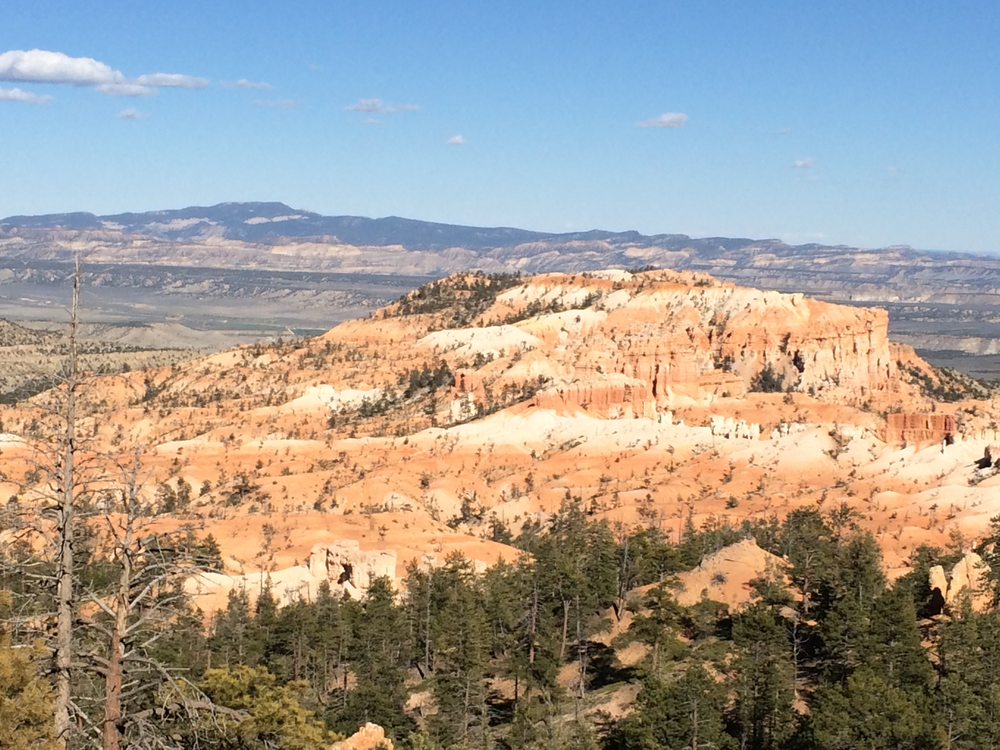
#> input picture bryce_left_02.png, 1000 x 750 px
$ python panorama.py
#> lines starting #> are read from the running program, lines starting #| are printed output that depends on the picture
### KeyPoints.py
import cv2
import numpy as np
class KeyPoints:
    def __init__(self):
        pass
    def stitch(self,images,loweratio=0.75,reprojThresh=4.0,showMatches=False):
        (imageB,imageA)=images
        (kpsA,featureA)=self.detect_KeyPoints(imageA)
        (kpsB,featureB)=self.detect_KeyPoints(imageB)
        M=self.matchPoints(kpsA,kpsB,featureA,featureB,loweratio,reprojThresh)
        if M is None:
            print("HAHAHAHAAHAHAHAHAAHAHAHAH")
            return None
        (matcher,H,status)=M
        result=cv2.warpPerspective(imageA,H,(imageA.shape[1]+imageB.shape[1],imageA.shape[0]))
        result[0:imageB.shape[0], 0:imageB.shape[1]] = imageB

        if showMatches:
            vis=self.draw_matches(imageA,imageB,kpsA,kpsB,matcher,status)
            return(result,vis)
        return result


    def detect_KeyPoints(self,image):
    #gray=cv2.cvtColor(image,cv2.COLOR_BGR2GRAY)
        #(imageA,imageB)=images
        descriptors=cv2.xfeatures2d.SIFT_create()
        (kps,features)=descriptors.detectAndCompute(image,None)
        kps=np.float32([kp.pt for kp in kps])
        return (kps,features)

    def matchPoints(self,kpsA,kpsB,featuresA,featuresB,loweratio,reprojthresh):
        #loweratio=0.75
        descriptor=cv2.DescriptorMatcher_create("BruteForce")
        raw_matches=descriptor.knnMatch(featuresA,featuresB,2)
        matcher=[]
        #print(raw_matches)
        for m in raw_matches:
            if len(m)==2 and m[0].distance< m[1].distance * loweratio:
                matcher.append((m[0].trainIdx,m[0].queryIdx))
        if len(matcher)>4:
            ptsA=np.float32([kpsA[i] for (_,i) in matcher])
            ptsB=np.float32([kpsB[i] for (i,_) in matcher])
            (H,status)=cv2.findHomography(ptsA,ptsB,cv2.RANSAC,reprojthresh)
            return (matcher,H,status)
        return None

    def draw_matches(self,imageA,imageB,kpsA,kpsB,matches,status):
        (hA,wA)=imageA.shape[:2]
        (hB,wB)=imageB.shape[:2]
        screen=np.zeros((max(hA,hB),wA+wB,3),dtype="uint8")
        screen[0:hA,0:wA]=imageA
        screen[0:hB,wA:]=imageB
        for ((trainIdx,queryIdx),s) in zip(matches,status):
            if s==1:
                ptA=(int(kpsA[queryIdx][0]),int(kpsA[queryIdx][1]))
                ptB=(int(kpsB[trainIdx][0])+wA,int(kpsB[trainIdx][1]))
                cv2.line(screen,ptA,ptB,(255,0,0),1)
        return screen

### panorama.py

import numpy as np
import imutils
import cv2

image1=cv2.imread("bryce_left_02.png")
#> image1 is the input picture: shape (750, 1000, 3); mean B, G, R 146.6, 155.2, 161.7
image2=cv2.imread("bryce_right_02.png")
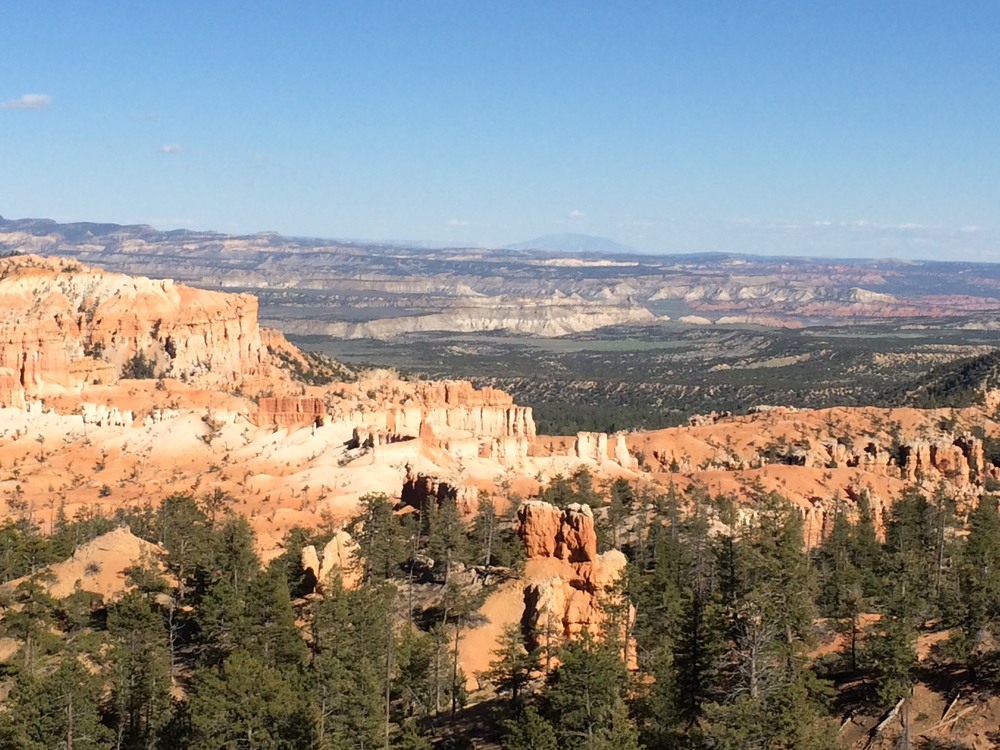
#> input picture bryce_right_02.png, 1000 x 750 px
#> image2 is the input picture: shape (750, 1000, 3); mean B, G, R 137.5, 141.8, 143.6
from KeyPoints import KeyPoints
import cv2
import imutils
import numpy as np

image1=cv2.imread("bryce_left_02.png")
image2=cv2.imread("bryce_right_02.png")
imageA=imutils.resize(image1,width=400)
imageB=imutils.resize(image2,width=400)
sticher=KeyPoints()
(res,vis)=sticher.stitch([imageA,imageB],showMatches=True)
#> in detect_KeyPoints, `(kps,features)=descriptors.detectAndCompute(image,None)`: kps = 1239 keypoints; strongest (x, y, size): (141, 177, 3), (163, 175, 1.8), (212, 238, 4.5), (127, 169, 2.5)
#> in detect_KeyPoints, `kps=np.float32([kp.pt for kp in kps])`: kps = 1239 pairs, first value 2.46 to 397.1, second value 86.03 to 296.5
#> in stitch, `(kpsA,featureA)=self.detect_KeyPoints(imageA)`: kpsA has the same summary as kps in detect_KeyPoints
#> in detect_KeyPoints (call 2), `(kps,features)=descriptors.detectAndCompute(image,None)`: kps = 1225 keypoints; strongest (x, y, size): (394, 185, 3.2), (379, 176, 2.5), (139, 228, 3.3), (319, 144, 3.4)
#> in stitch, `(kpsB,featureB)=self.detect_KeyPoints(imageB)`: kpsB = 1225 pairs, first value 2.41 to 397, second value 18.76 to 296.9
#> in matchPoints, `raw_matches=descriptor.knnMatch(featuresA,featuresB,2)`: raw_matches = 1239 matches
#> after the loop in matchPoints, `for m in raw_matches:`: matcher = 265 pairs, first value 110 to 1222, second value 5 to 654
#> in matchPoints, `ptsA=np.float32([kpsA[i] for (_,i) in matcher])`: ptsA = 265 pairs, first value 3.67 to 216.5, second value 89.13 to 295.8
#> in matchPoints, `ptsB=np.float32([kpsB[i] for (i,_) in matcher])`: ptsB = 265 pairs, first value 37.02 to 395.9, second value 94.98 to 296.3
#> in matchPoints, `(H,status)=cv2.findHomography(ptsA,ptsB,cv2.RANSAC,reprojthresh)`: H = [[0.841, -0.0146, 255.6], [-0.0479, 0.972, 8.83], [-0.000404, 4.07e-06, 1]]; status = 265 values, max 1 at index 0, min 0 at index 5, mean 0.981
#> in stitch, `result=cv2.warpPerspective(imageA,H,(imageA.shape[1]+imageB.shape[1],i..`:
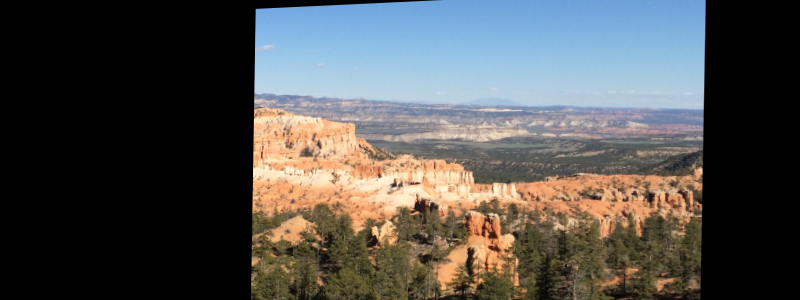
#> result: shape (300, 800, 3); mean B, G, R 78.9, 80.7, 81.3
#> in stitch, `result[0:imageB.shape[0], 0:imageB.shape[1]] = imageB`:
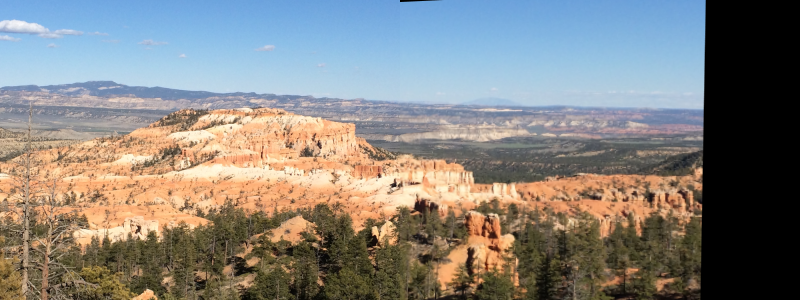
#> result: shape (300, 800, 3); mean B, G, R 126.3, 130.6, 133.2
#> in draw_matches, `screen[0:hA,0:wA]=imageA`:
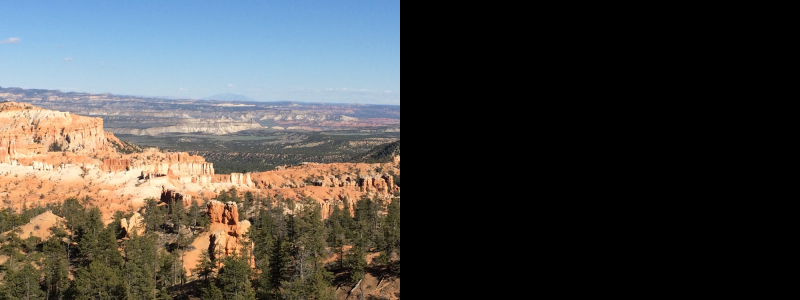
#> screen: shape (300, 800, 3); mean B, G, R 68.8, 70.9, 71.8
#> in draw_matches, `screen[0:hB,wA:]=imageB`:
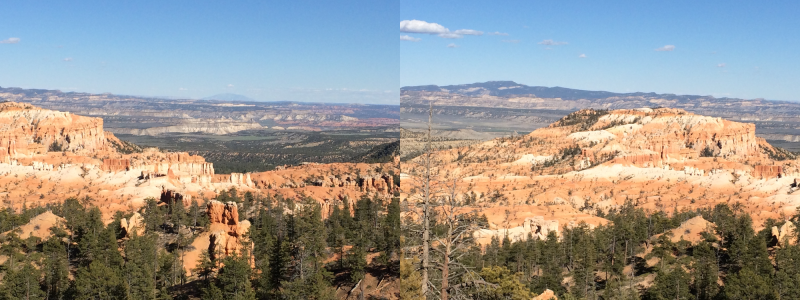
#> screen: shape (300, 800, 3); mean B, G, R 142, 148.5, 152.7
#> the loop in draw_matches, `for ((trainIdx,queryIdx),s) in zip(matches,status):` made 265 passes
#> (trainIdx, queryIdx, s, ptA, ptB) on passes 1, 2, 3, 4, 5, 7, 8, 9, 10, 11, 12, 13: (808, 5, [1], (3, 210), (655, 213)), (810, 7, [1], (3, 200), (656, 204)), (812, 8, [1], (4, 194), (656, 197)), (813, 9, [1], (4, 194), (656, 197)), (817, 12, [1], (5, 207), (657, 210)), (820, 15, [1], (6, 242), (658, 245)), (821, 25, [1], (9, 295), (660, 296)), (827, 26, [1], (9, 231), (661, 233)), (830, 28, [1], (11, 185), (663, 189)), (831, 29, [1], (11, 185), (663, 189)), (829, 32, [1], (12, 234), (663, 237)), (833, 34, [1], (14, 194), (665, 198))
#> (ptA, ptB) on passes 61 to 66: ((39, 238), (689, 242)), ((39, 216), (689, 220)), ((39, 144), (691, 150)), ((39, 246), (689, 250)), ((39, 124), (692, 130)), ((40, 210), (691, 215))
#> after the loop in draw_matches, `for ((trainIdx,queryIdx),s) in zip(matches,status):`:
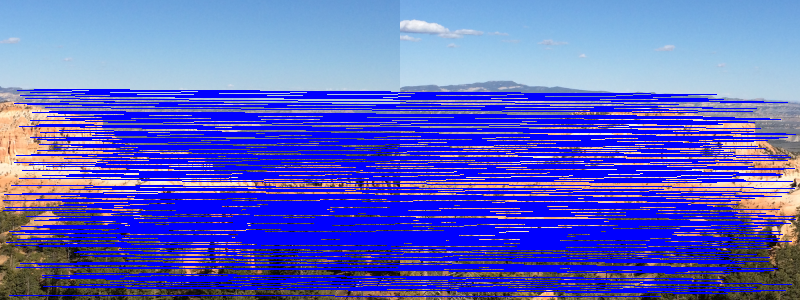
#> screen: shape (300, 800, 3); mean B, G, R 199.7, 97.3, 91.6
cv2.imshow("Unstiched",np.hstack([imageA,imageB]))
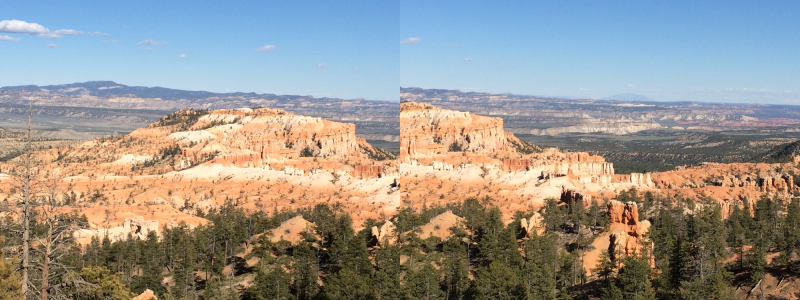
#> window 'Unstiched': shape (300, 800, 3); mean B, G, R 142, 148.5, 152.7
cv2.imshow("Result",res)
cv2.imshow("Visual",vis)
cv2.waitKey(0)
